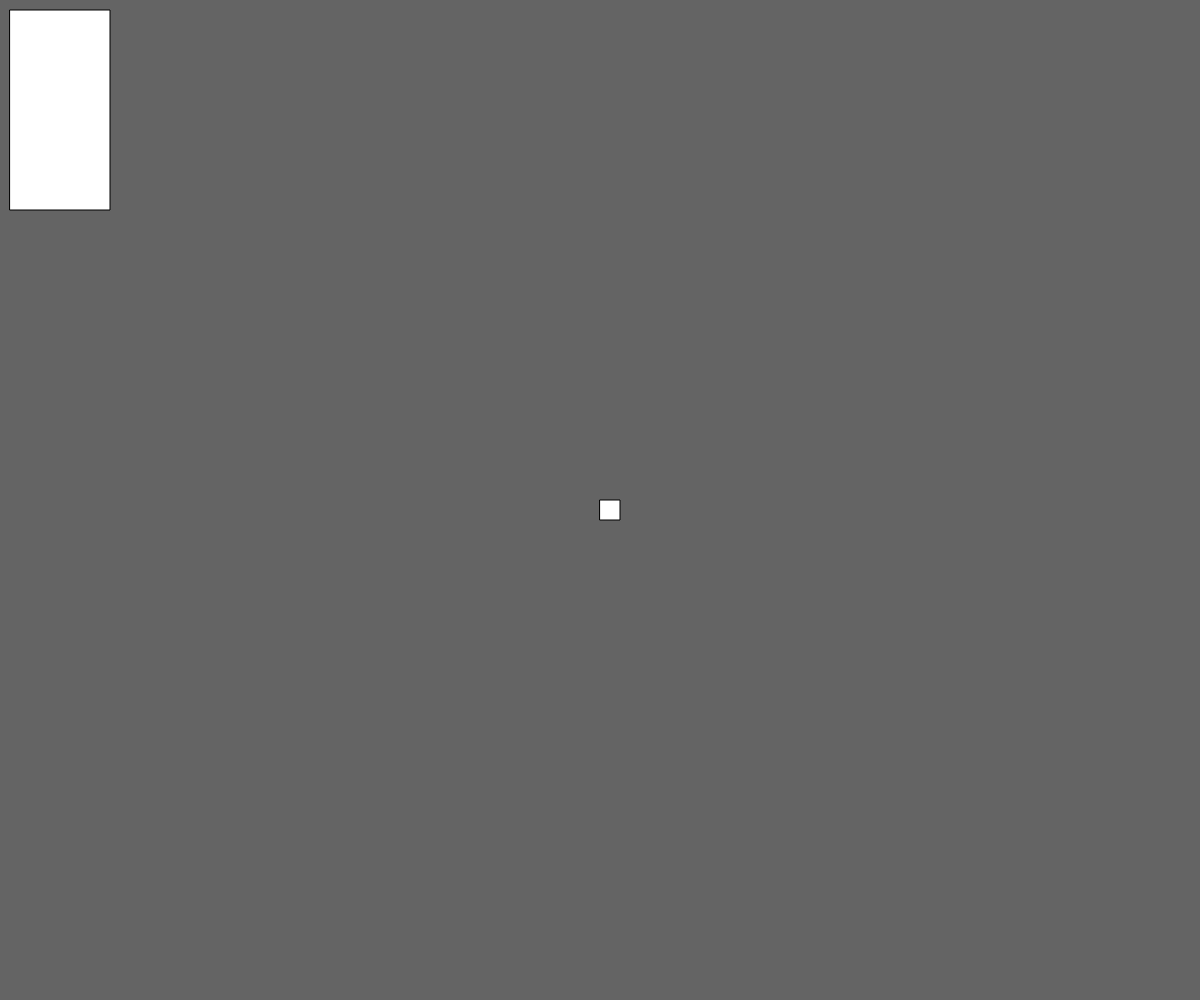
Frame 1 (no input)
Frame 60 (no input): identical to frame 1, image omitted
Frame 120 (the mouse pressed at the canvas centre since frame 60): identical to frame 1, image omitted

The p5.js sketch that drew this single still picture (run headless with seeded random() and noise() and a simulated clock; from frame 60 on, the mouse is pressed at the canvas centre):

// p5.js sketch
// ── sketch.js
function setup() {
	createCanvas(windowWidth, windowHeight);
	background(100);
}

function draw() {
	background(100);

	//must have 1st rectangle
	rect(width/2, height/2, 20, 20);

	var rectHeight;
	var rectWidth;
	//must have conditional expression
	if(width/2 < 300){
		rectHeight = 100;
		rectWidth = 200;
	} else {
		rectHeight = 200;
		rectWidth = 100;
	}

	//second rectangle size changes depending on conditional logic above
	rect(10, 10, rectWidth, rectHeight);

}

//Resolução do exercicio proposto pelo curso
